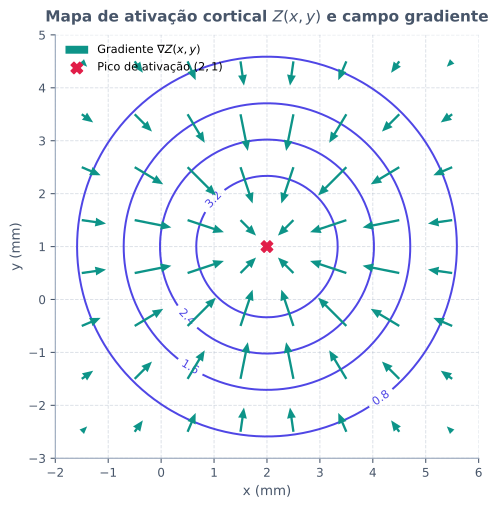

Source code (Python):
from pathlib import Path

import matplotlib.pyplot as plt
import numpy as np

plt.rcParams["svg.fonttype"] = "none"


def ativacao(x: np.ndarray, y: np.ndarray) -> np.ndarray:
    return 4.0 * np.exp(-((x - 2.0) ** 2 + (y - 1.0) ** 2) / 8.0)


def gradiente(x: np.ndarray, y: np.ndarray) -> tuple[np.ndarray, np.ndarray]:
    z = ativacao(x, y)
    zx = ((2.0 - x) / 4.0) * z
    zy = ((1.0 - y) / 4.0) * z
    return zx, zy


def main() -> None:
    x_contorno = np.linspace(-2.0, 6.0, 220)
    y_contorno = np.linspace(-3.0, 5.0, 220)
    xc, yc = np.meshgrid(x_contorno, y_contorno)
    zc = ativacao(xc, yc)

    x_grade = np.linspace(-1.5, 5.5, 8)
    y_grade = np.linspace(-2.5, 4.5, 8)
    xg, yg = np.meshgrid(x_grade, y_grade)
    gx, gy = gradiente(xg, yg)

    cor_texto = "#475569"
    cor_grade = "#94A3B8"
    cor_contorno = "#4F46E5"
    cor_seta = "#0D9488"
    cor_pico = "#E11D48"

    fig, ax = plt.subplots(figsize=(5.8, 5.4))
    fig.patch.set_alpha(0.0)
    ax.patch.set_alpha(0.0)

    niveis = [0.8, 1.6, 2.4, 3.2]
    cs = ax.contour(xc, yc, zc, levels=niveis, colors=cor_contorno, linewidths=1.5, zorder=2)
    ax.clabel(cs, inline=True, fontsize=8.5, fmt="%.1f")

    ax.quiver(
        xg,
        yg,
        gx,
        gy,
        angles="xy",
        scale_units="xy",
        scale=1.6,
        color=cor_seta,
        width=0.0055,
        headwidth=3.8,
        headlength=4.6,
        zorder=4,
        label="Gradiente $\\nabla Z(x, y)$",
    )

    ax.scatter(
        [2.0],
        [1.0],
        color=cor_pico,
        marker="X",
        s=75,
        zorder=5,
        label="Pico de ativação $(2, 1)$",
    )

    ax.set_title(
        "Mapa de ativação cortical $Z(x, y)$ e campo gradiente",
        fontsize=11.5,
        fontweight="bold",
        color=cor_texto,
        pad=10,
    )
    ax.set_xlabel("x (mm)", fontsize=10, color=cor_texto)
    ax.set_ylabel("y (mm)", fontsize=10, color=cor_texto)
    ax.set_xlim(-2.0, 6.0)
    ax.set_ylim(-3.0, 5.0)
    ax.set_xticks(np.arange(-2, 7, 1))
    ax.set_yticks(np.arange(-3, 6, 1))
    ax.set_aspect("equal")

    ax.grid(True, which="major", linestyle="--", linewidth=0.7, alpha=0.35, color=cor_grade)
    ax.spines["top"].set_visible(False)
    ax.spines["right"].set_visible(False)
    ax.spines["left"].set_color(cor_grade)
    ax.spines["bottom"].set_color(cor_grade)
    ax.tick_params(colors=cor_texto, labelsize=9)
    ax.legend(frameon=False, fontsize=8.5, loc="upper left")

    fig.tight_layout()

    destino = Path(__file__).resolve().parent / "gradiente-ativacao.svg"
    fig.savefig(destino, format="svg", transparent=True, bbox_inches="tight")
    plt.close(fig)


if __name__ == "__main__":
    main()
